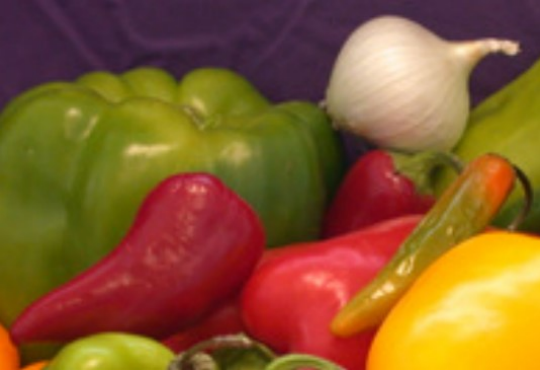
#> input picture Basic/Clustering/img.png, 540 x 370 px
$ python K-means-img.py
#> lines starting #> are read from the running program, lines starting #| are printed output that depends on the picture
import math
import numpy as np
import matplotlib.pyplot as plt
from PIL import Image
from icecream import ic

img = Image.open('img.png')
#> img is the input picture: PIL image 540x370 RGB; mean R, G, B 135.8, 90.9, 44.2
img = np.array(img)

def k_means(img, k):
    # stretch
#> called with k = 5
    w, h, c = img.shape
#> w = 370; h = 540; c = 3
    img = np.reshape(img, (-1, 3))

    # generate centers
    centers = np.random.randint(0, 2**8, (k, 3))
    while True:
        # calculate distance
        distance = np.stack([np.sum(np.power(img - c, 2), axis=-1) for c in centers])
        index = np.argmin(distance, axis=0)

        # assign nearest center
        neighbours = [img[index == c] for c in range(k)]

        # cal new center
        new_centers = np.asarray([np.mean(c, axis=0).astype(int) if c.size != 0 else centers[i] for i, c in enumerate(neighbours)])
        # check if change
        if (new_centers == centers).all():
            break
        centers = new_centers

    return np.reshape(index, (w, h))
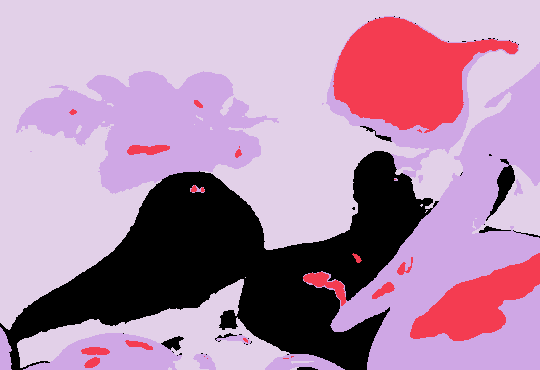
#> returned value: shape (370, 540) int64; 4 distinct labels, from 0 to 4; one colour per label, 0 black

k = 5
index = k_means(img, k)

# assign color
c_map = [
    [255, 0, 0],
    [0, 255, 0],
    [0, 0, 255],
    [255, 255, 0],
    [0, 0, 0]
]

for i in range(k):
    img[index == i] = c_map[i]
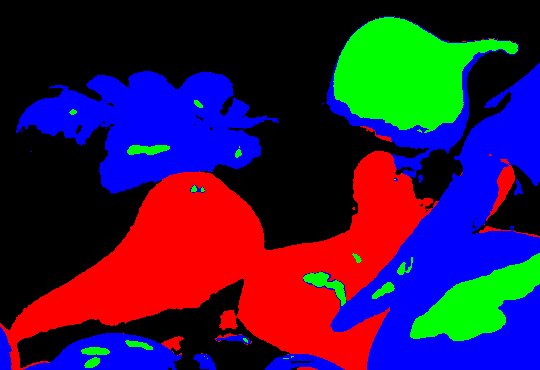
#> img: shape (370, 540, 3); mean R, G, B 51.5, 24.8, 66.4

# visualize
plt.imshow(img)
plt.show()
